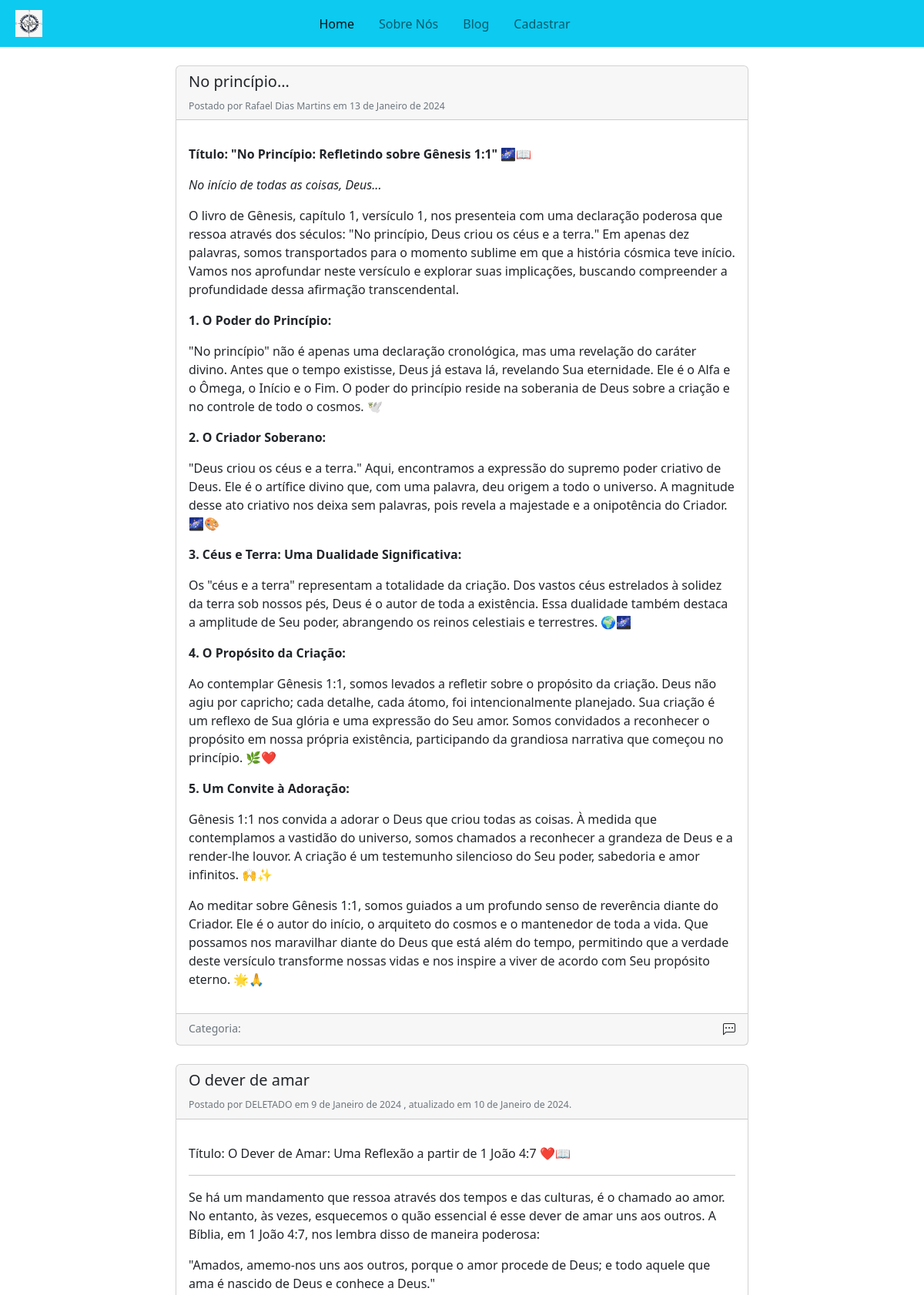
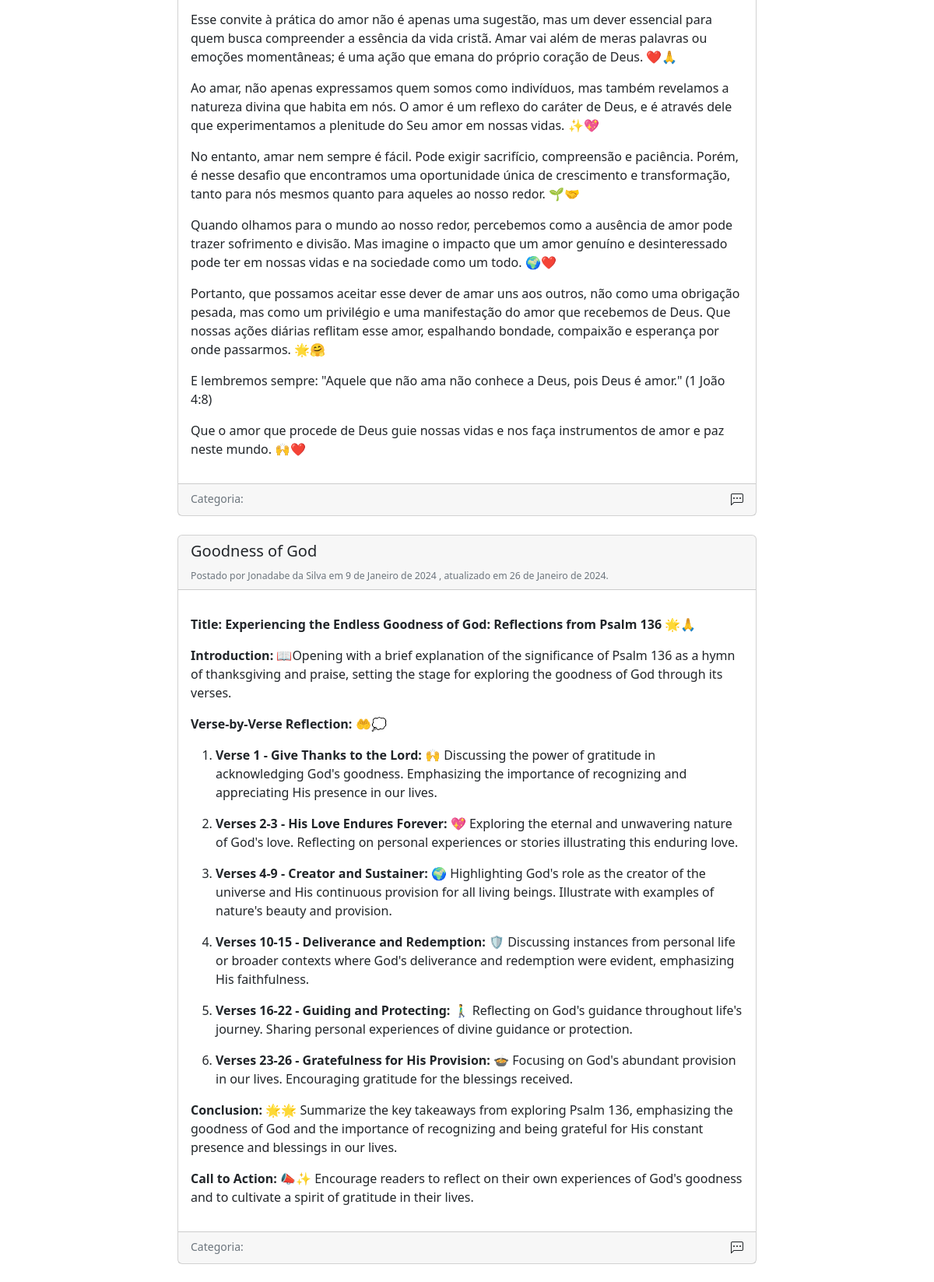
Screenshot of /blog/ (upper part) with the database file from the repository (2 pictures, top to bottom).
### blog/models/post_model.py (models this page shows, shortened)
class Post(BaseModel):
    title = models.CharField(max_length=200, null=False, blank=False)
    content = RichTextField(null=False, blank=False)
    author = models.ForeignKey(CustomUser, on_delete=models.CASCADE)
    summary = models.CharField(max_length=500, null=True, blank=True)
    keywords = models.CharField(max_length=200, null=True, blank=True)
    likes = models.ManyToManyField(
        CustomUser, related_name='liked_posts', blank=True)
    categories = models.ManyToManyField(
        Category, related_name='posts', blank=True)
    class Meta:
        verbose_name = "Post"
        verbose_name_plural = "Posts"

### users/models.py (models this page shows, shortened)
class CustomUser(AbstractUser):
    profile_image = ResizedImageField(
        size=[200, 200], upload_to=user_profile_image_path, blank=True, null=True
    )
    date_of_birth = models.DateField(
        blank=True, null=True, auto_now=False, auto_now_add=False
    )
    address = models.CharField(blank=True, max_length=255)
    email = models.EmailField(blank=False, null=False)
    phone_number = PhoneNumberField(
        blank=True, unique=True, region="BR", null=True)
    is_whatsapp = models.BooleanField(blank=True, default=False)
    about = models.TextField(blank=True)
    married_to = models.ForeignKey(
        "self", on_delete=models.SET_NULL, null=True, blank=True, related_name="spouse"
    )
    date_of_marriage = models.DateField(
        blank=True, null=True, auto_now=False, auto_now_add=False
    )
    is_pastor = models.BooleanField(blank=True, default=False)
    is_secretary = models.BooleanField(blank=True, default=False)
    is_treasurer = models.BooleanField(blank=True, default=False)
    class Types(models.TextChoices):
        REGULAR = "REGULAR", "Membro"
        STAFF = "EQUIPE", "Equipe"
        ONLY_WORKER = "TRABALHADOR", "Contratado"
        CONGREGATED = "CONGREGADO", "Congregado"
        SIMPLE_USER = "USUARIO", "Usuário"
    type = models.CharField(
        _("Type"), max_length=50, choices=Types.choices, default=Types.SIMPLE_USER
    )

### blog/views/home_blog.py (the view)
# urls.py: path("", BlogHomeView.as_view(), name="home"),
class BlogHomeView(ListView):
    template_name = 'blog/home.html'
    model = Post
    context_object_name = 'posts'
    paginate_by = 5
    ordering = ['-created', '-id']

### core/core_context_processor.py (called while the page is built)
def context_user_data(request):
    file_path = find("json/church_info.json")
    church_info = {}
    try:
        with open(file_path, "r") as file:
            church_info = json.load(file)
    except FileNotFoundError:
        print("Erro: File not found")
    if request.user.is_authenticated:
        user = CustomUser.objects.get(pk=request.user.id)
        return {
            "user": user,
            "church_info": church_info,
        }
    else:
        return {"church_info": church_info}

### blog/templates/blog/home.html (shortened to what this page needs)
{% extends 'core/base.html' %}
{% load static %}
{% block content %}
<link rel="stylesheet" href="{% static 'css/styles.css' %}">
<div class="container mt-4" id="posts-container">
    {% for post in posts %}
    <div class="col-md-8 offset-md-2 mb-4">
        <div class="card">
            <div class="card-header">
                <h5 class="card-title">{{ post.title }}</h5>
                <p class="card-text">
                    <small class="text-muted">
                        Postado por {{ post.author.first_name }} {{ post.author.last_name }} em {{ post.created }}
                        {% if post.created != post.modified %}, atualizado em {{ post.modified }}.{% endif %}
                    </small>
                </p>
            </div>
            <div class="card-body">
                <p class="card-text">{{ post.content|safe }}</p>
            </div>
            <div class="card-footer d-flex justify-content-between" id="btn-container">
                <small class="text-muted">Categoria: {{ post.category }}</small>
                <i class="bi bi-chat-left-dots" data-post-id="{{ post.id }}"></i>
            </div>
        </div>
    </div>
    {% endfor %}
</div>
{% endblock %}

### blog/static/css/styles.css (style rules this page uses)
.card-text { font-size: 14px; }

### rows the page displays
Post: title "No princípio...", author.first_name "Rafael", author.last_name "Dias Martins", created "13 de Janeiro de 2024", content "Título: \"No Princípio: Refletindo sobre Gênesis 1:1\" 🌌📖 No início de todas as coisas, Deus... O livro de Gênesis, capítulo 1, versículo 1, nos presenteia com uma declaração poderosa que ressoa através dos séculos: \"No princípio, Deus criou os céus e a terra.\" Em apenas dez palavras, somos transportados para o momento sublime em que a história cósmica teve início. Vamos nos aprofundar neste versículo e explorar suas implicações, buscando compreender a profundidade dessa afirmação transcendental. 1. O Poder do Princípio: \"No princípio\" não é apenas uma declaração cronológica, mas uma revelação do caráter divino. Antes que o tempo existisse, Deus já estava lá, revelando Sua eternidade. Ele é o…"
Post: title "O dever de amar", author.first_name "DELETADO", created "9 de Janeiro de 2024", modified "10 de Janeiro de 2024", content "Título: O Dever de Amar: Uma Reflexão a partir de 1 João 4:7 ❤️📖 Se há um mandamento que ressoa através dos tempos e das culturas, é o chamado ao amor. No entanto, às vezes, esquecemos o quão essencial é esse dever de amar uns aos outros. A Bíblia, em 1 João 4:7, nos lembra disso de maneira poderosa: \"Amados, amemo-nos uns aos outros, porque o amor procede de Deus; e todo aquele que ama é nascido de Deus e conhece a Deus.\" Esse convite à prática do amor não é apenas uma sugestão, mas um dever essencial para quem busca compreender a essência da vida cristã. Amar vai além de meras palavras ou emoções momentâneas; é uma ação que emana do próprio coração de Deus. ❤️🙏 Ao amar, não apenas…"
Post: title "Goodness of God", author.first_name "Jonadabe", author.last_name "da Silva", created "9 de Janeiro de 2024", modified "26 de Janeiro de 2024", content "Title: Experiencing the Endless Goodness of God: Reflections from Psalm 136 🌟🙏 Introduction: 📖Opening with a brief explanation of the significance of Psalm 136 as a hymn of thanksgiving and praise, setting the stage for exploring the goodness of God through its verses. Verse-by-Verse Reflection: 🤲💭 Verse 1 - Give Thanks to the Lord: 🙌 Discussing the power of gratitude in acknowledging God's goodness. Emphasizing the importance of recognizing and appreciating His presence in our lives. Verses 2-3 - His Love Endures Forever: 💖 Exploring the eternal and unwavering nature of God's love. Reflecting on personal experiences or stories illustrating this enduring love. Verses 4-9 - Creator and…"
